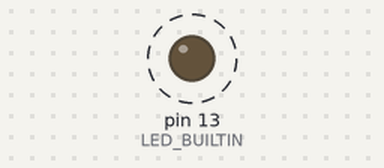
Simulated run of this sketch. Board: Arduino Uno, built with avr-gcc and run on an emulated ATmega328P. On the bench: output pins drawn as LEDs (lit = HIGH). Dashed ring = blinking. What the sketch prints to the serial monitor is not drawn.

Above: at 0.5 s.
Timing chart, 0 to 3.0 s (numbered marks = the images above):
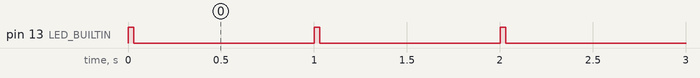

Measured:
- by itself, pin 13 (LED_BUILTIN): alternates HIGH for 0.03 s and LOW for 0.97 s

The sketch:

variBlink.ino
```cpp
/*
  VariBlink

  Flashes an LED. The period and duty cycle are configurable.

  Most Arduinos have an on-board LED you can control. On the UNO, MEGA and ZERO
  it is attached to digital pin 13, on MKR1000 on pin 6. LED_BUILTIN is set to
  the correct LED pin independent of which board is used.
  If you want to know what pin the on-board LED is connected to on your Arduino
  model, check the Technical Specs of your board at:
  https://www.arduino.cc/en/Main/Products

  modified  8 May 2014
  by Scott Fitzgerald
  modified  2 Sep 2016
  by Arturo Guadalupi
  modified  8 Sep 2016
  by Colby Newman
  Modified 19 Mar 2018
  by Bl4krat
*/


uint16_t period    = 1000; // in milliseconds. 2000 = 2 seconds
uint16_t dutyCycle = 3;    // what percent of time id LED on?
uint16_t onTime    = int(period * (dutyCycle / 100.0));
uint16_t offTime   = period - onTime;


void setup() {

  // initialize digital pin LED_BUILTIN as an output.
  pinMode(LED_BUILTIN, OUTPUT);

  //debug feedback
  Serial.begin(115200);
  Serial.print("onTime : ");
  Serial.println(onTime);
  Serial.print("offTime: ");
  Serial.println(offTime);
}


void loop() {

  digitalWrite(LED_BUILTIN, HIGH);   // turn the LED on (HIGH is the voltage level)
  delay(onTime);                     // wait for the on-time
  digitalWrite(LED_BUILTIN, LOW);    // turn the LED off by making the voltage LOW
  delay(offTime);                    // wait for a second
}
```
